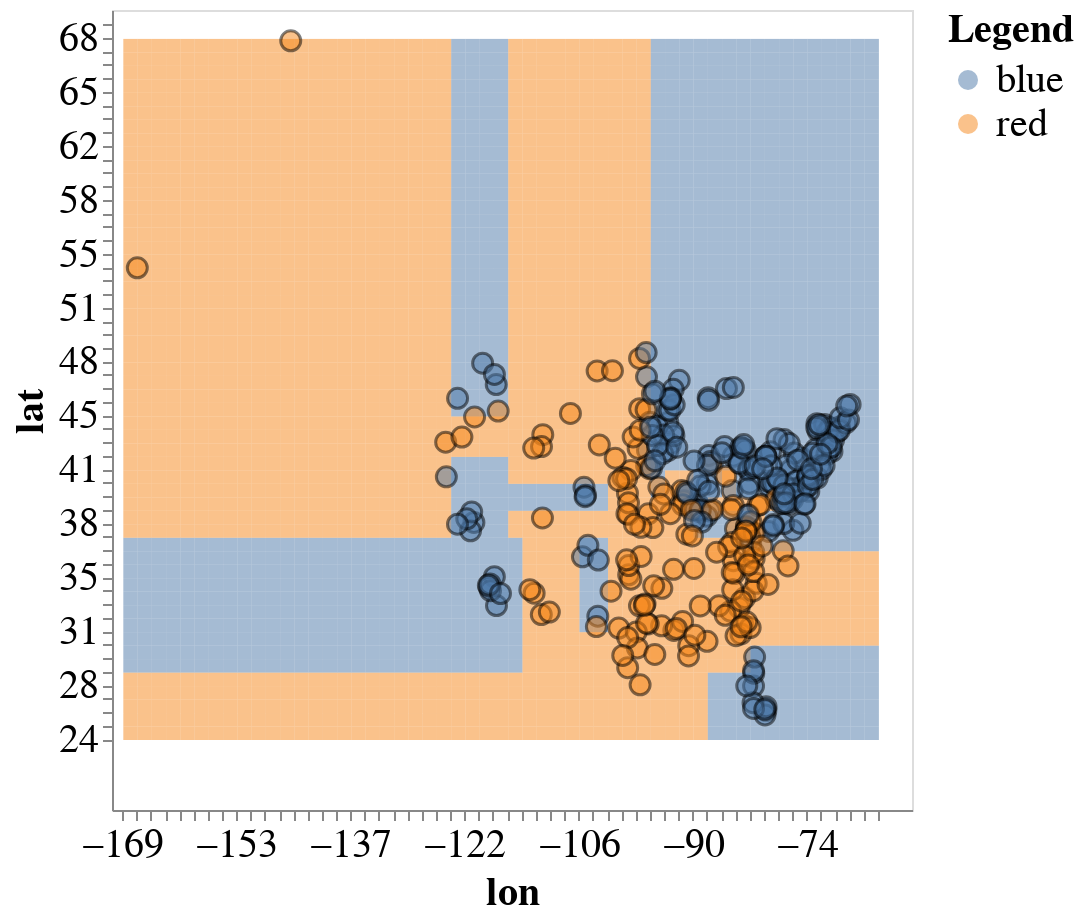

This figure's notebook cell:
### Markdown cell above
### What did the classification tree do?
- Found a good way to split and repeat

### Code cell
plot_tree(X_train, y_train, model)

### Figure 1 — Vega-Lite specification as saved in the notebook (floating-point values rounded to 4 significant figures; data arrays with more than 128 entries replaced by an {"elided": "..."} marker saying what was removed)
{"config": {"view": {"continuousWidth": 400, "continuousHeight": 300}, "axis": {"labelFontSize": 20, "titleFontSize": 20}, "legend": {"labelFontSize": 20, "titleFontSize": 20}}, "layer": [{"data": {"name": "data-80050331a2f19b3065361c8093a53915"}, "mark": {"type": "rect", "opacity": 0.5}, "encoding": {"color": {"field": "predictions", "title": "Legend", "type": "nominal"}, "x": {"bin": {"step": 1.96}, "field": "x1", "type": "quantitative"}, "y": {"bin": {"step": 0.8427}, "field": "x2", "type": "quantitative"}}, "height": 400, "width": 400}, {"data": {"name": "data-27908f4791e09022b8a4637e79aabb79"}, "mark": {"type": "circle", "opacity": 0.5, "size": 100, "stroke": "black", "strokeWidth": 1.5}, "encoding": {"color": {"field": "vote", "type": "nominal"}, "x": {"axis": {"labels": true, "ticks": true, "title": "lon"}, "field": "lon", "type": "quantitative"}, "y": {"axis": {"labels": true, "ticks": true, "title": "lat"}, "field": "lat", "type": "quantitative"}}}], "$schema": "https://vega.github.io/schema/vega-lite/v4.17.0.json", "datasets": {"data-80050331a2f19b3065361c8093a53915": {"elided": "2756 records"}, "data-27908f4791e09022b8a4637e79aabb79": {"elided": "320 records"}}}
